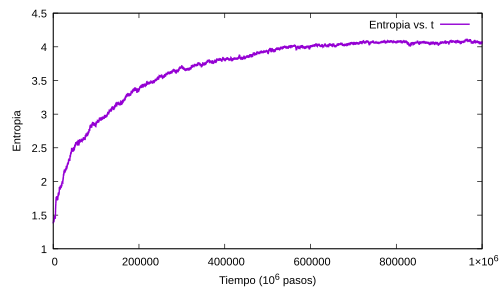

Write gnuplot code to recreate this figure.
set xlabel 'Tiempo (10^6 pasos)'
set ylabel 'Entropia'
set term pdf
set out "fig1.pdf"
plot 'datos.txt' w l lw 2 t 'Entropia vs. t'
